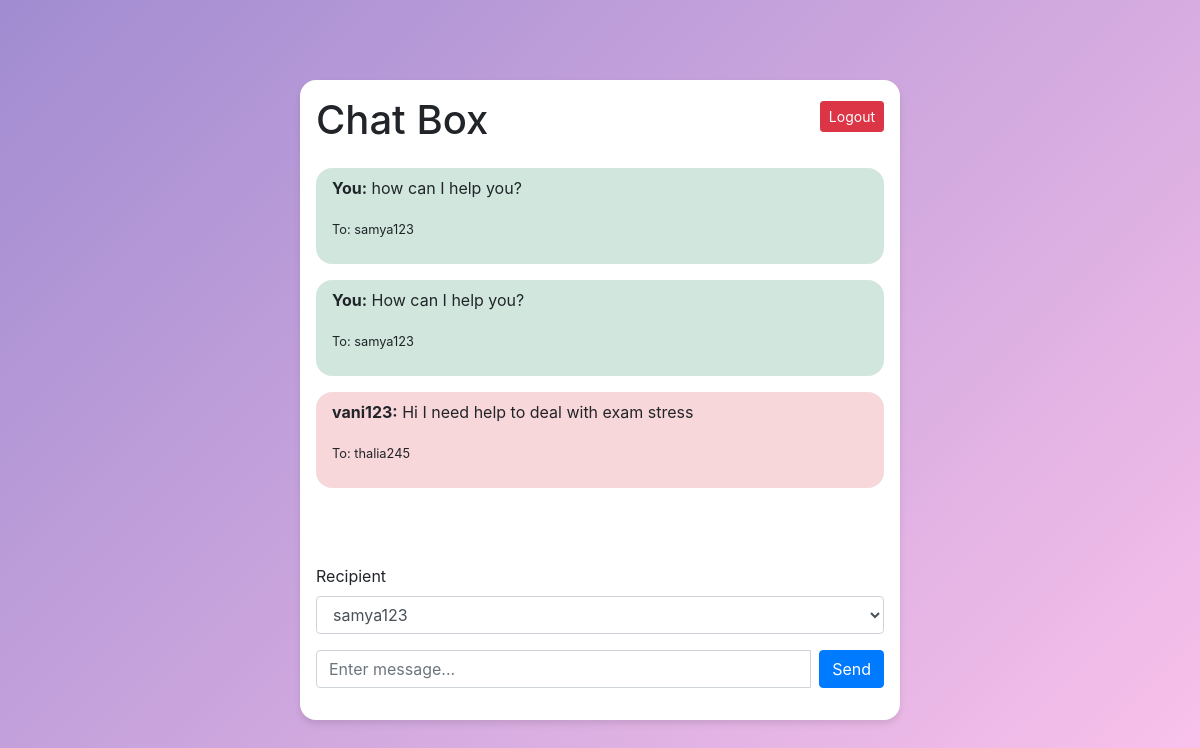
The app's page /user/chat/ (signed in) with its own data.
### base/models.py (models this page shows)
class chat(models.Model):
    user=models.ForeignKey(User,on_delete=models.CASCADE,null=False,blank=False)
    recipient = models.ForeignKey(User, on_delete=models.CASCADE, related_name='received_messages')
    message=models.TextField(max_length=500)
    time=models.DateTimeField(auto_now=True)

### base/views.py (the view, shortened to what this page needs)
# urls.py: path('chat/',views.chatting,name="chatting"),
def chatting(request):
    users = User.objects.exclude(username=request.user.username)
    sender=request.user
    recipient = None
    chats = []
    if 'recipient' in request.GET:
        recipient_username = request.GET.get('recipient')
        recipient = get_object_or_404(User, username=recipient_username)
    if recipient:
        chats = chat.objects.filter(
            Q(sender=request.user, recipient=recipient) |
            Q(sender=recipient, recipient=request.user)
        )
    total=chat.objects.all()
    context = {
        "messages": chats,
        "users": users,
        "recipient": recipient,
        "total":total,
    }
    return render(request, "chat.html", context)

### base/templates/chat.html (shortened to what this page needs)
<!DOCTYPE html>
<html lang="en">
<head>
    <link href="https://stackpath.bootstrapcdn.com/bootstrap/4.5.2/css/bootstrap.min.css" rel="stylesheet">
</head>
<body>
    <div class="chat-container">
        <div class="chat-header">
            <h1>Chat Box</h1>
            {% if request.user.is_authenticated %}
                <a href="/user/logout/" class="btn btn-danger btn-sm">Logout</a>
            {% endif %}
        </div>
        <div class="messages">
            {% for m in total %}
                {% if request.user == m.user %}
                    <div class="message you">
                        <p><strong>You:</strong> {{ m.message }}</p>
                        <p><small>To: {{ m.recipient.username }}</small></p>
                    </div>
                {% elif request.user == m.recipient %}
                    <div class="message other">
                        <p><strong>{{ m.user.username }}:</strong> {{ m.message }}</p>
                        <p><small>To: {{ m.recipient.username }}</small></p>
                    </div>
                {% endif %}
            {% endfor %}
        </div>
        {% if request.user.is_authenticated %}
            <form method="post" action="">
                <div class="form-group">
                    <label for="recipient" class="form-label">Recipient</label>
                    <select name="recipient" id="recipient" class="form-control" required>
                        {% for user in users %}
                            <option value="{{ user.username }}">{{ user.username }}</option>
                        {% endfor %}
                    </select>
                </div>
                <div class="input-group">
                    <input type="text" name="body" class="form-control" placeholder="Enter message..." required>
                    <button type="submit" class="btn btn-primary">Send</button>
                </div>
            </form>
        {% endif %}
    </div>
</body>
</html>

### base/templates/chat.html (style rules this page uses)
body { background: linear-gradient(135deg, #a18cd1 0%, #fbc2eb 100%); height: 100vh; display: flex; justify-content: center; align-items: center; flex-direction: column; }
.chat-container { width: 80%; max-width: 600px; background: #fff; padding: 1rem; border-radius: 1rem; box-shadow: 0 4px 6px rgba(0, 0, 0, 0.1); display: flex; flex-direction: column; height: 80%; }
.chat-header { display: flex; justify-content: space-between; align-items: center; margin-bottom: 1rem; }
.messages { flex-grow: 1; overflow-y: auto; margin-bottom: 1rem; }
.message { margin-bottom: 1rem; padding: 0.5rem 1rem; border-radius: 1rem; }
.message.you { background: #d1e7dd; align-self : flex-end; }
.message.other { background : #f8d7da; align-self : flex-start; }
.form-control, .btn { margin-bottom: 1rem; }
.input-group { display : flex; }
.input-group input { flex-grow : 1; margin-right : 0.5rem; }

### records on screen
chat: message "how can I help you?", recipient.username "samya123"
chat: message "How can I help you?", recipient.username "samya123"
chat: user.username "vani123", message "Hi I need help to deal with exam stress", recipient.username "thalia245"

### other values on screen
form field recipient "samya123"
